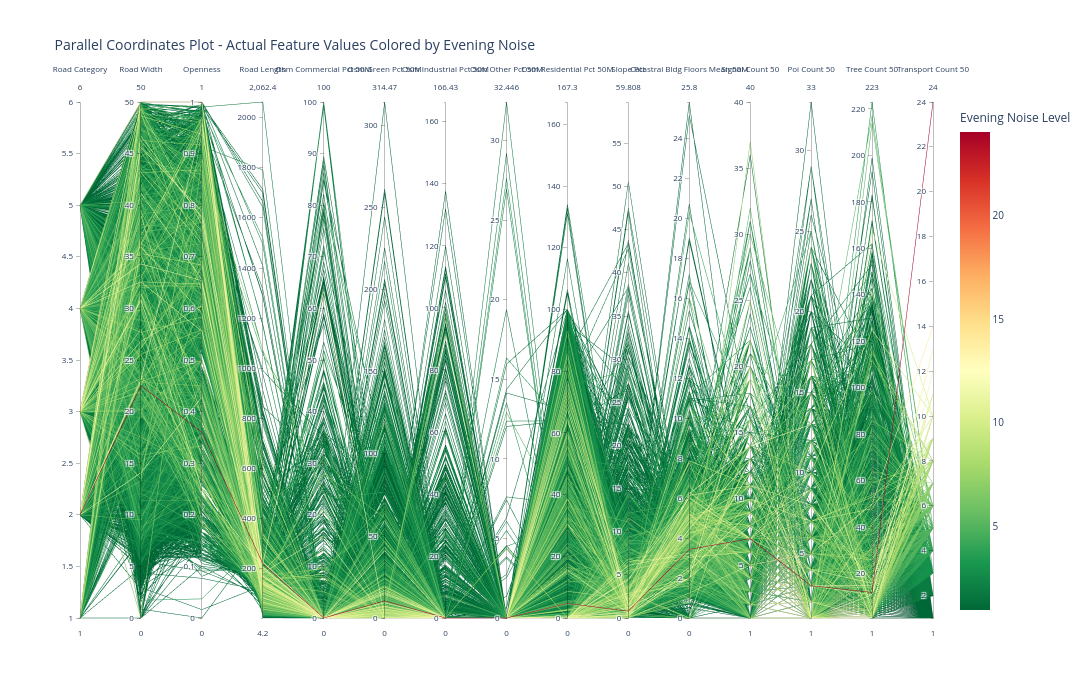

This figure's notebook cell:
### Markdown cell above
### Evening Noise

### Code cell
# Create parallel coordinates plot for evening noise
fig_evening = px.parallel_coordinates(
    dataset,
    dimensions=[col for col in numeric_cols],
    color='noise_evening' if 'noise_evening' in numeric_cols else numeric_cols[-1],
    color_continuous_scale='RdYlGn_r',
    labels={col: col.replace('_', ' ').title() for col in numeric_cols},
    title='Parallel Coordinates Plot - Actual Feature Values Colored by Evening Noise',
    height=700,
    width=1400
)

fig_evening.update_layout(
    font=dict(size=10),
    coloraxis_colorbar=dict(title="Evening Noise Level")
)

fig_evening.show()

### Figure 1 — Plotly figure (JSON) as saved in the notebook; plotly's stock layout.template omitted (floating-point values rounded to 4 significant figures; data arrays with more than 128 entries replaced by an {"elided": "..."} marker saying what was removed)
{"data": [{"dimensions": [{"label": "Road Category", "values": {"elided": "16772 int values"}}, {"label": "Road Width", "values": {"elided": "16772 float values"}}, {"label": "Openness", "values": {"elided": "16772 float values"}}, {"label": "Road Length", "values": {"elided": "16772 float values"}}, {"label": "Osm Commercial Pct 50M", "values": {"elided": "16772 float values"}}, {"label": "Osm Green Pct 50M", "values": {"elided": "16772 float values"}}, {"label": "Osm Industrial Pct 50M", "values": {"elided": "16772 float values"}}, {"label": "Osm Other Pct 50M", "values": {"elided": "16772 float values"}}, {"label": "Osm Residential Pct 50M", "values": {"elided": "16772 float values"}}, {"label": "Slope Pct", "values": {"elided": "16772 float values"}}, {"label": "Catastral Bldg Floors Mean 50M", "values": {"elided": "16772 float values"}}, {"label": "Signal Count 50", "values": {"elided": "16772 int values"}}, {"label": "Poi Count 50", "values": {"elided": "16772 int values"}}, {"label": "Tree Count 50", "values": {"elided": "16772 int values"}}, {"label": "Transport Count 50", "values": {"elided": "16772 int values"}}], "domain": {"x": [0, 1], "y": [0, 1]}, "line": {"color": {"elided": "16772 int values"}, "coloraxis": "coloraxis"}, "name": "", "type": "parcoords"}], "layout": {"coloraxis": {"colorbar": {"title": {"text": "Evening Noise Level"}}, "colorscale": [[0, "rgb(0,104,55)"], [0.1, "rgb(26,152,80)"], [0.2, "rgb(102,189,99)"], [0.3, "rgb(166,217,106)"], [0.4, "rgb(217,239,139)"], [0.5, "rgb(255,255,191)"], [0.6, "rgb(254,224,139)"], [0.7, "rgb(253,174,97)"], [0.8, "rgb(244,109,67)"], [0.9, "rgb(215,48,39)"], [1, "rgb(165,0,38)"]]}, "font": {"size": 10}, "height": 700, "legend": {"tracegroupgap": 0}, "title": {"text": "Parallel Coordinates Plot - Actual Feature Values Colored by Evening Noise"}, "width": 1400}}
